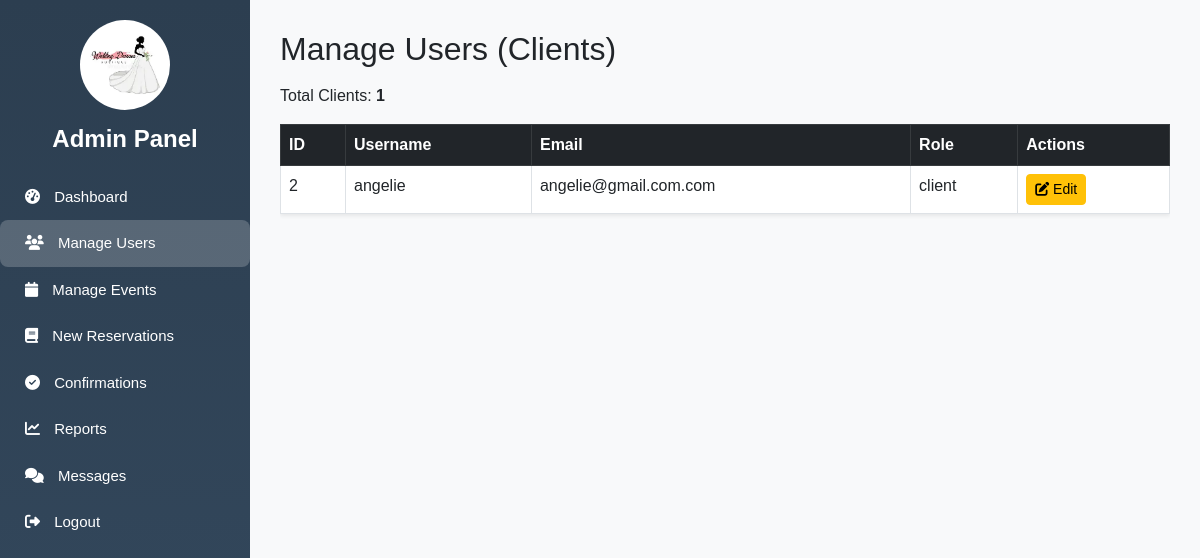
Before: /manage_user.php (signed in) with the older database file.
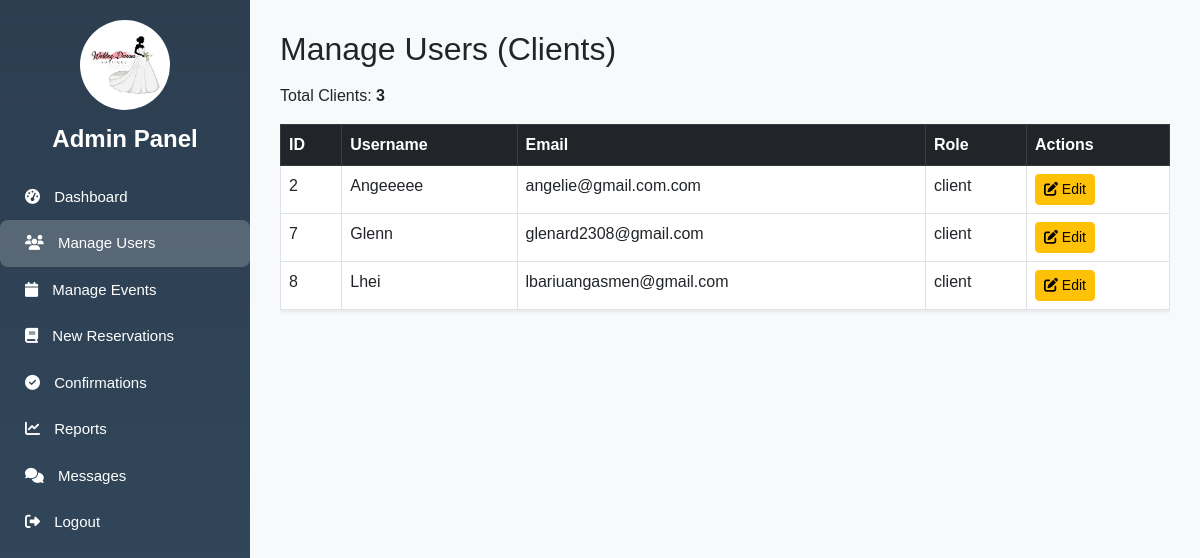
After: the same page with the newer database file.
### tables this page shows
CREATE TABLE `users` (
  `id` int(11) NOT NULL,
  `firstname` varchar(100) DEFAULT NULL,
  `middlename` varchar(100) DEFAULT NULL,
  `lastname` varchar(100) DEFAULT NULL,
  `phone_number` varchar(11) DEFAULT NULL,
  `username` varchar(50) NOT NULL,
  `password` varchar(255) NOT NULL,
  `role` varchar(20) NOT NULL DEFAULT 'client',
  `email` varchar(100) NOT NULL,
  `security_question` varchar(255) NOT NULL,
  `security_answer_hash` char(64) NOT NULL,
  `status` varchar(20) DEFAULT 'active'
);

### manage_user.php (the view, shortened to what this page needs)
<?php
require 'config.php';
$stmt = $pdo->query("SELECT COUNT(*) as total FROM users WHERE role = 'client'");
$totalUsers = $stmt->fetch(PDO::FETCH_ASSOC)['total'];
$stmt = $pdo->prepare("SELECT * FROM users WHERE role = 'client'");
$stmt->execute();
$users = $stmt->fetchAll(PDO::FETCH_ASSOC);
?>
<!DOCTYPE html>
<html lang="en">
<head>
    <link rel="stylesheet" href="https://cdn.jsdelivr.net/npm/bootstrap@5.3.0/dist/css/bootstrap.min.css">
    <link rel="stylesheet" href="https://cdnjs.cloudflare.com/ajax/libs/font-awesome/6.4.2/css/all.min.css">
</head>
<body>
    <div class="sidebar" id="sidebar">
        <div class="logo">
            <img src="images/logo.webp" alt="Logo">
        </div>
        <h4>Admin Panel</h4>
        <a href="dashboard_admin.php"><i class="fa fa-tachometer-alt"></i> Dashboard</a>
        <a href="manage_user.php" class="active"><i class="fa fa-users"></i> Manage Users</a>
        <a href="manage_events.php"><i class="fa fa-calendar"></i> Manage Events</a>
        <a href="reservations.php"><i class="fa fa-book"></i> New Reservations</a>
        <a href="confirmations.php"><i class="fa fa-check-circle"></i> Confirmations</a>
        <a href="reports.php"><i class="fa fa-chart-line"></i> Reports</a>
        <a href="messages.php"><i class="fa fa-comments"></i> Messages</a>
        <a href="logout.php" onclick="return confirm('Are you sure you want to logout?')"><i class="fa fa-sign-out-alt"></i> Logout</a>
    </div>
    <div class="content" id="content">
        <h2 class="mb-3">Manage Users (Clients)</h2>
        <p>Total Clients: <strong><?= $totalUsers ?></strong></p>
        <div class="table-responsive">
            <table class="table table-bordered table-hover bg-white shadow-sm">
                <thead class="table-dark">
                    <tr>
                        <th>ID</th>
                        <th>Username</th>
                        <th>Email</th>
                        <th>Role</th>
                        <th>Actions</th>
                    </tr>
                </thead>
                <tbody>
                    <?php foreach ($users as $user): ?>
                    <tr>
                        <td><?= htmlspecialchars($user['id']) ?></td>
                        <td><?= htmlspecialchars($user['username']) ?></td>
                        <td><?= htmlspecialchars($user['email']) ?></td>
                        <td><?= htmlspecialchars($user['role']) ?></td>
                        <td>
                            <a href="admin_edit.php?type=user&id=<?= $user['id'] ?>" class="btn btn-warning btn-sm"><i class="fa fa-edit"></i> Edit</a>
                        </td>
                    </tr>
                    <?php endforeach ?>
                </tbody>
            </table>
        </div>
    </div>
</body>
</html>

Changed rows visible on the page:
changed users "angelie@gmail.com.com": username "angelie" → "Angeeeee"
added users: id "7", username "Glenn", email "glenard2308@gmail.com", role "client"
added users: id "8", username "Lhei", email "lbariuangasmen@gmail.com", role "client"
Other visible differences:
$totalUsers: "1" → "3"
